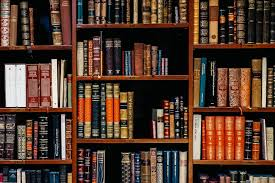
#> input picture 1207070121_Syahrul Fikri_Program Praktikum 5/Book.jpg, 275 x 183 px
$ python 'Dasar Dasar Pengolahan Citra.py'
#> lines starting #> are read from the running program, lines starting #| are printed output that depends on the picture
#File : Dasar-Dasar Pengolahan Citra
#Authors : Syahrul Fikri
#NIM : 1207070121
#Kelas : Pengolahan Citra Digital-C
#Teknik Elektro Fakultas Sains dan Teknologi UIN Sunan Gunung Djati Bandung

#import library
import matplotlib.pyplot as plt #Pada bagian ini library matplotplib digunakan untuk melakukan visualisasi pada objek gambar

from skimage import data #Menggunakan library skimage untuk memanggil data gambar yang sudah disiapkan pada library
from skimage.io import imread #Menggunakan library skimage untuk membaca data gambar yang dipanggil
from skimage.color import rgb2gray #Menggunakan library skimage untuk melakukan konversi gambar RGB menjadi gambar Grayscale
from skimage.util import invert #Menggunakan library skimage untuk melakukan inversi gambar menjadi citra negatif
import numpy as np #Pada bagian ini menambahkan library untuk menjalankan program yaitu numpy dengan inisialisasi np yang mendukung scientific computing dalam hal ini digunakan untuk membentuk objek dari dimensi array yang diinginkan

#percobaan 1 : crop image
BookImage = plt.imread("Book.jpg") #Mendefinisikan variabel "Book" sebagai fungsi untuk membaca path file gambar dengan menggunakan library matplotlib
#> BookImage is the input picture: shape (183, 275, 3); mean R, G, B 82.5, 57.9, 45.9
astronautImage = data.astronaut() #mengdefinisikan variabel "astrounautImage" untuk memanggil data gambar pada library yaitu astronaut
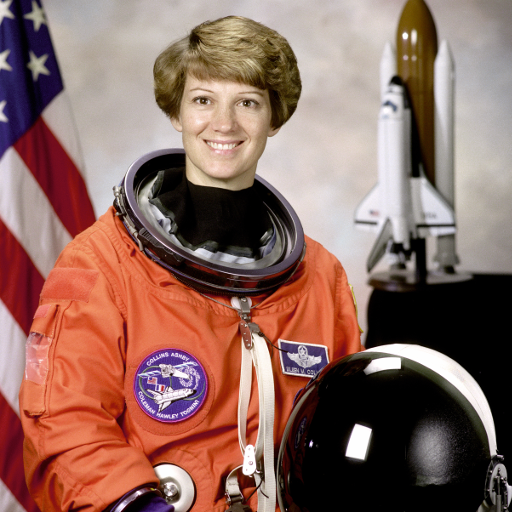
#> input picture skimage.data.astronaut(), 512 x 512 px
#> astronautImage is the input picture: shape (512, 512, 3); mean R, G, B 141.6, 105.8, 96.5
cameraImage = data.camera() #mengdefinisikan variabel "cameraImage" untuk memanggil data gambar pada library yaitu camera
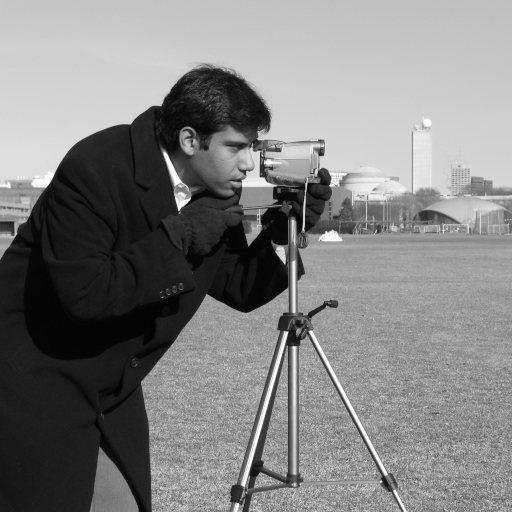
#> input picture skimage.data.camera(), 512 x 512 px
#> cameraImage is the input picture: shape (512, 512); min 0, max 255, mean 129.1
astroCropped = astronautImage.copy() #mendefinisikan variabel "astroCropped" untuk menyalin data gambar astronaut yang telah terpanggil untuk dilakukan cropping
astroCropped = astroCropped[0:256,64:320] #mendefinisikan variabel "astroCropped" untuk mendefinisikan panjang array dimulai dari 0 hingga 256 dan posisi gambar pada array ke 64 hingga array 320
cameraCropped = cameraImage.copy() #mendefinisikan variabel "cameraCropped" untuk menyalin data gambar camera yang telah terpanggil untuk dilakukan cropping
cameraCropped = cameraCropped[0:256,64:320] #mendefinisikan variabel "cameraCropped" untuk mendefinisikan panjang array dimulai dari 0 hingga 256 dan posisi gambar pada array ke 64 hingga array 320
BookCropped = BookImage.copy() #mendefinisikan variabel "BookCropped" untuk menyalin data gambar Book yang telah terpanggil untuk dilakukan cropping
BookCropped = BookCropped[0:256,64:320] #mendefinisikan variabel "BookCropped" untuk mendefinisikan panjang array dimulai dari 0 hingga 256 dan posisi gambar pada array ke 64 hingga array 320

print('Astro Ori Shape : ',astronautImage.shape) #Nilai resolusi pada gambar astronaut akan ditampilkan pada pembacaan terminal
#| Astro Ori Shape :  (512, 512, 3)
print('Astro Crop Shape : ',astroCropped.shape) #Nilai resolusi pada gambar astronaut setelah di cropping akan ditampilkan pada pembacaan terminal
#| Astro Crop Shape :  (256, 256, 3)

print('Camera Ori Shape : ',cameraImage.shape) #Nilai resolusi pada gambar camera akan ditampilkan pada pembacaan terminal
#| Camera Ori Shape :  (512, 512)
print('Camera Crop Shape : ',cameraCropped.shape) #Nilai resolusi pada gambar camera setelah di cropping akan ditampilkan pada pembacaan terminal
#| Camera Crop Shape :  (256, 256)

print('Book Ori Shape : ',BookImage.shape) #Nilai resolusi pada gambar buku akan ditampilkan pada pembacaan terminal
#| Book Ori Shape :  (183, 275, 3)
print('Book Crop Shape : ',BookCropped.shape) #Nilai resolusi pada gambar buku setelah di cropping akan ditampilkan pada pembacaan terminal
#| Book Crop Shape :  (183, 211, 3)

fig,axes = plt.subplots(2,3, figsize=(12,12)) #Dengan menggunakan fungsi figure axes maka ukuran tampilan dapat dimodifikasi seperti tampilan berjumlah 2 disisi kiri dan 2 disisi kanan kemudian ukuran bingkai 12x12
ax = axes.ravel() #Menggunakan fungsi ravel pada library numpy untuk mengkonversi array pada axes menjadi flat array dengan inisialisasi variabel ax

ax[0].imshow(astronautImage) #pada tampilan figure gambar astronaut original akan ditempatkan pada array 0
ax[0].set_title("Citra Input 1") #tampilan pada masing-masing gambar yaitu gambar astronaut original akan diberikan judul yaitu Citra Input 1
ax[1].imshow(cameraImage, cmap='gray') #pada tampilan figure gambar camera original akan ditempatkan pada array 1 dengan format gambar grayscale
ax[1].set_title("Citra Input 2") #tampilan pada masing-masing gambar yaitu gambar camera original akan diberikan judul yaitu Citra Input 2
ax[3].imshow(astroCropped) #pada tampilan figure gambar astronaut cropping  akan ditempatkan pada array 3
ax[3].set_title("Citra Output 1") #tampilan pada masing-masing gambar yaitu gambar astronaut cropping akan diberikan judul yaitu Citra Output 1
ax[4].imshow(cameraCropped, cmap='gray') #pada tampilan figure gambar camera cropping akan ditempatkan pada array 4 dengan format gambar grayscale
ax[4].set_title("Citra Output 2") #tampilan pada masing-masing gambar yaitu gambar camera cropping akan diberikan judul yaitu Citra Output 2
ax[2].imshow(BookImage) #pada tampilan figure gambar book original akan ditempatkan pada array 2
ax[2].set_title("Citra Output 3") #tampilan pada masing-masing gambar yaitu gambar book original akan diberikan judul yaitu Citra Output 3
ax[5].imshow(BookCropped, cmap='gray') #pada tampilan figure gambar book cropping akan ditempatkan pada array 3 dengan format gambar grayscale
ax[5].set_title("Citra Output 3") #tampilan pada masing-masing gambar yaitu gambar book cropping akan diberikan judul yaitu Citra Output 3

#percobaan 2 : citra negative

inv = invert(astroCropped) #Mendefinisikan variabel untuk inversi "inv" yang berisikan nilai dari gambar Astronaut yang telah dicropping
inv1 = invert(BookCropped)
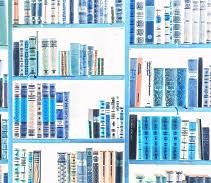
#> inv1: shape (183, 211, 3); mean R, G, B 173.8, 200.5, 214.5
print('Shape Input : ', astroCropped.shape) #Pembacaan nilai resolusi dari gambar Astronaut hasil cropping akan ditampilkan sebagai input awalnya
#| Shape Input :  (256, 256, 3)
print('Shape Output : ',inv.shape) #Pembacaan nilai resolusi dari gambar Astronaut hasil cropping yang telah diinversi akan ditampilkan sebagai outputnya
#| Shape Output :  (256, 256, 3)

fig, axes = plt.subplots(2, 4, figsize=(12, 12)) #Dengan menggunakan fungsi figure axes maka ukuran tampilan dapat dimodifikasi seperti tampilan berjumlah 2 disisi baris dan 4 disisi kolom kemudian ukuran bingkai 12x12
ax = axes.ravel() #Menggunakan fungsi ravel pada library numpy untuk mengkonversi array pada axes menjadi flat array dengan inisialisasi variabel ax

ax[0].imshow(astroCropped) #pada tampilan figure gambar astronaut croppping akan ditempatkan pada array 0
ax[0].set_title("Citra Input 1") #tampilan pada masing-masing gambar yaitu gambar astronaut original akan diberikan judul yaitu Citra Input 1

ax[4].hist(astroCropped.ravel(), bins=256) #pada tampilan figure akan menampilkan histogram astronaut croppping akan ditempatkan pada array 4 dengan jumlah bins 256 dengan tipe flat array dengan fungsi ravel
ax[4].set_title('Histogram Input 1') #tampilan pada histogram yaitu gambar astronaut cropping akan diberikan judul yaitu Histogram Input 1

ax[1].imshow(inv) #pada tampilan figure gambar astronaut croppping yang telah diinversi akan ditempatkan pada array 1
ax[1].set_title('Citra Output 1 (Inverted Image)') #tampilan pada histogram yaitu gambar astronaut cropping yang telah diinversi akan diberikan judul yaitu Citra Output (Inverted Image)

ax[5].hist(inv.ravel(), bins=256) #pada tampilan figure akan menampilkan histogram astronaut croppping yang telah diinversi akan ditempatkan pada array 5 dengan jumlah bins 256 dengan tipe flat array dengan fungsi ravel
ax[5].set_title('Histogram Output 1') #tampilan pada histogram yaitu gambar astronaut cropping yang telah diinversi akan diberikan judul yaitu Histogram Output 1

ax[2].imshow(BookCropped) #pada tampilan figure gambar Book croppping akan ditempatkan pada array 2
ax[2].set_title("Citra Input 2") #tampilan pada masing-masing gambar yaitu gambar astronaut original akan diberikan judul yaitu Citra Input 2

ax[6].hist(BookCropped.ravel(), bins=256) #pada tampilan figure akan menampilkan histogram book croppping akan ditempatkan pada array 6 dengan jumlah bins 256 dengan tipe flat array dengan fungsi ravel
ax[6].set_title('Histogram Input 2') #tampilan pada histogram yaitu gambar book cropping akan diberikan judul yaitu Histogram Input 2

ax[3].imshow(inv1) #pada tampilan figure gambar book croppping yang telah diinversi akan ditempatkan pada array 3
ax[3].set_title('Citra Output 2 (Inverted Image)') #tampilan pada histogram yaitu gambar book cropping yang telah diinversi akan diberikan judul yaitu Citra Output 2 (Inverted Image)

ax[7].hist(inv.ravel(), bins=256) #pada tampilan figure akan menampilkan histogram astronaut croppping yang telah diinversi akan ditempatkan pada array 7 dengan jumlah bins 256 dengan tipe flat array dengan fungsi ravel
ax[7].set_title('Histogram Output 2') #tampilan pada masing-masing histogram gambar camera cropping akan diberikan judul yaitu Histogram Output 2 pada array 7

#Percobaan 3: Brightness Citra
copyCamera = cameraCropped.copy().astype(float) #menginisialisasi variabel baru untuk "copyCamera" dengan menyalin gambara camera yang telah di cropping dengan type data float
m1,n1 = copyCamera.shape #mengambil dimensi matriks untuk dapat dipanggil pada fungsi lainnnya dengan mendefinisikan resolusi dari salinan data gambar camera
#> m1 = 256; n1 = 256
output1 = np.empty([m1, n1]) #menginisialisasi variabel untuk output dengan menggunakan library numpy pada fungsi np.empty maka array akan dikosongkan dan sisesuaikan isinya dengan variabel lain yang dipanggil

for baris in range(0, m1-1): #penggunaan fungsi for untuk melakukan perulangan variabel untuk elemen baris dengan argumen range yang berisikan nilai array yang akan digunakan oleh fungsi for yang berisikan array dimulai dari 0 hingga variabel m1 yang dikurangi 1 pada file gambar
    for kolom in range(0, n1-1): #penggunaan fungsi for untuk melakukan perulangan variabel untuk elemen kolom dengan argumen range yang berisikan nilai array yang akan digunakan oleh fungsi for yang berisikan array dimulai dari 0 hingga variabel n1 yang dikurangi 1 pada file gambar
        a1 = baris #mendefinisikan variabel "a1" berisikan nilai sama dengan baris
        b1 = kolom #mendefinisikan variabel "b1" berisikan nilai sama dengan kolom
        output1[a1, b1] = copyCamera[baris, kolom] + 100 #hasil tampilan output yang ditampilkan dalam elemen a1 dan b1 berisikan variabel salinan data gambar camera dengan array baris dan kolom ditambah nilai 100 untuk tingkat brightness
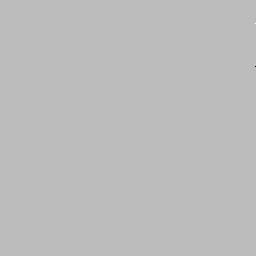
#> output1: shape (256, 256) float64; min -2.62e+306, max 9.33e+305, mean -2.48e+301; drawn with min black and max white

gray = rgb2gray(BookCropped) #Melakukan konversi gambar rgb ke grayscale dengan menggunakan library skimage
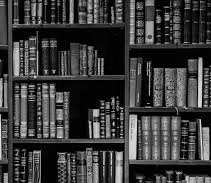
#> gray: shape (183, 211) float64; min 0, max 0.975, mean 0.232
copyBook = gray.copy().astype(float) #menginisialisasi variabel baru untuk "copyBook" dengan menyalin gambar data Book yang telah di cropping dengan type data float
m2,n2 = copyBook.shape #mengambil dimensi matriks untuk dapat dipanggil pada fungsi lainnnya dengan mendefinisikan resolusi dari salinan data gambar Book
#> m2 = 183; n2 = 211
output2 = np.empty([m2, n2]) #menginisialisasi variabel untuk output dengan menggunakan library numpy pada fungsi np.empty maka array akan dikosongkan dan sisesuaikan isinya dengan variabel lain yang dipanggil

for baris in range(0, m2-1): #penggunaan fungsi for untuk melakukan perulangan variabel untuk elemen baris dengan argumen range yang berisikan nilai array yang akan digunakan oleh fungsi for yang berisikan array dimulai dari 0 hingga variabel m1 yang dikurangi 1 pada file gambar
    for kolom in range(0, n2-1): #penggunaan fungsi for untuk melakukan perulangan variabel untuk elemen kolom dengan argumen range yang berisikan nilai array yang akan digunakan oleh fungsi for yang berisikan array dimulai dari 0 hingga variabel n1 yang dikurangi 1 pada file gambar
        a2 = baris #mendefinisikan variabel "a1" berisikan nilai sama dengan baris
        b2 = kolom #mendefinisikan variabel "b1" berisikan nilai sama dengan kolom
        output2[a2, b2] = copyBook[baris, kolom] + 5 #hasil tampilan output yang ditampilkan dalam elemen a1 dan b1 berisikan variabel salinan data gambar book dengan array baris dan kolom ditambah nilai 5 untuk tingkat brightness
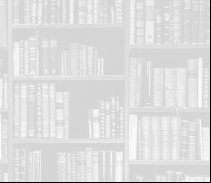
#> output2: shape (183, 211) float64; min 0, max 5.97, mean 5.18; drawn with min black and max white

fig, axes = plt.subplots(2, 4, figsize=(12, 12)) #Dengan menggunakan fungsi figure axes maka ukuran tampilan dapat dimodifikasi seperti tampilan berjumlah 2 disisi baris dan 4 disisi kolom kemudian ukuran bingkai 12x12
ax = axes.ravel() #Menggunakan fungsi ravel pada library numpy untuk mengkonversi array pada axes menjadi flat array dengan inisialisasi variabel ax

ax[0].imshow(cameraCropped, cmap='gray') #pada tampilan figure gambar camera cropping akan ditempatkan pada array 0 dengan format gambar grayscale
ax[0].set_title("Citra Input 1") #tampilan pada masing-masing gambar yaitu gambar camera cropping akan diberikan judul yaitu Citra Input 1 pada array 0

ax[4].hist(cameraCropped.ravel(), bins=256) #pada tampilan figure akan menampilkan histogram camera croppping akan ditempatkan pada array 4 dengan jumlah bins 256 dengan tipe flat array dengan fungsi ravel
ax[4].set_title('Histogram Input 1') #tampilan pada masing-masing histogram gambar camera cropping akan diberikan judul yaitu Histogram Input 1 pada array 4

ax[1].imshow(output1, cmap='gray') #pada tampilan figure gambar camera cropping setelah hasil modifikasi brightness akan ditempatkan pada array 1 dengan format gambar grayscale
ax[1].set_title('Citra Output 1 (Brightnes)')#tampilan pada masing-masing gambar yaitu gambar modifikasi camera cropping akan diberikan judul yaitu Citra Output 1 (Brightnes) pada array 1

ax[5].hist(output1.ravel(), bins=256) #pada tampilan figure akan menampilkan histogram modifikasi brightness camera croppping akan ditempatkan pada array 5 dengan jumlah bins 256 dengan tipe flat array dengan fungsi ravel
ax[5].set_title('Histogram Output 1') #tampilan pada masing-masing histogram gambar camera cropping akan diberikan judul yaitu Histogram Input 1 pada array 5

ax[2].imshow(gray, cmap='gray') #pada tampilan figure gambar book cropping akan ditempatkan pada array 2 dengan format gambar grayscale
ax[2].set_title("Citra Input 2") #tampilan pada masing-masing gambar yaitu gambar book cropping akan diberikan judul yaitu Citra Input 2 pada array 2

ax[6].hist(gray.ravel(), bins=256) #pada tampilan figure akan menampilkan histogram camera croppping akan ditempatkan pada array 6 dengan jumlah bins 256 dengan tipe flat array dengan fungsi ravel
ax[6].set_title('Histogram Input 2') #tampilan pada masing-masing histogram gambar camera cropping akan diberikan judul yaitu Histogram Input 2 pada array 6

ax[3].imshow(output2, cmap='gray') #pada tampilan figure gambar Book cropping setelah hasil modifikasi brightness akan ditempatkan pada array 3 dengan format gambar grayscale
ax[3].set_title('Citra Output 2 (Brightnes)')#tampilan pada masing-masing gambar yaitu gambar modifikasi Book cropping akan diberikan judul yaitu Citra Output 2(Brightnes) pada array 3

ax[7].hist(output2.ravel(), bins=256) #pada tampilan figure akan menampilkan histogram modifikasi brightness camera croppping akan ditempatkan pada array 7 dengan jumlah bins 256 dengan tipe flat array dengan fungsi ravel
ax[7].set_title('Histogram Output 2') #tampilan pada masing-masing histogram gambar camera cropping akan diberikan judul yaitu Histogram Output 2 pada array 7
plt.show() #menggunakan fungsi library matplotlib untuk menamplkan setiap tampilan yang dipanggil menggunakan fungsi imshow
#> figure, not shown here; panel 5: tallest bar 5928 high, from x = 0 to 0.996; panel 6: tallest bar 5928 high, from x = 254 to 255; panel 7: tallest bar 12633 high, from x = 0 to 0.996; panel 8: tallest bar 5928 high, from x = 254 to 255
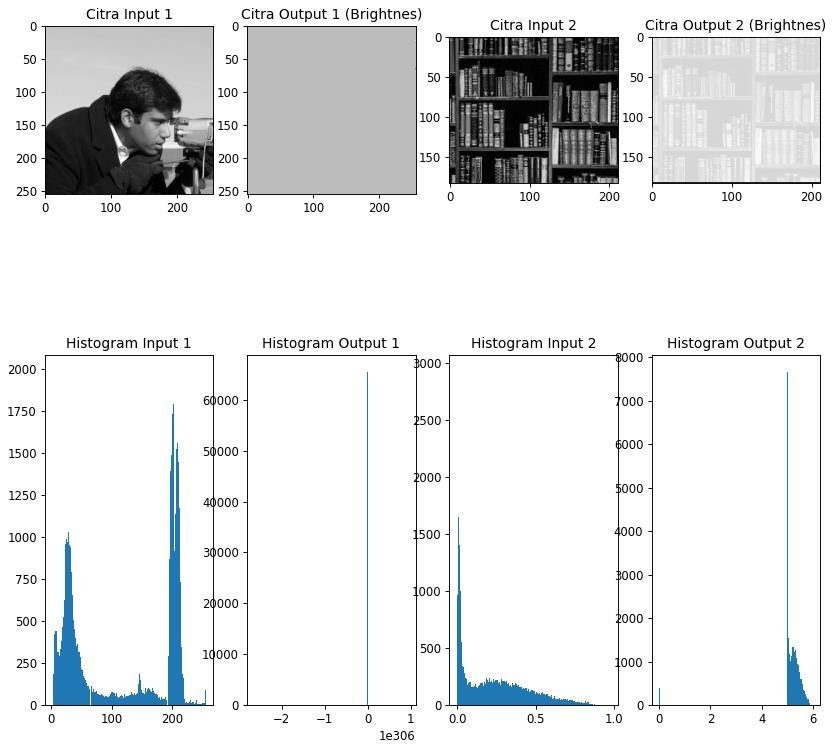
#> figure drawn by matplotlib, 8 panels; panel 5: tallest bar 1987 high, from x = 196.9 to 197.9; panel 6: tallest bar 65532 high, from x = -1.19e+304 to 2.03e+303; panel 7: tallest bar 2924 high, from x = 0.0114 to 0.0152; panel 8: tallest bar 7669 high, from x = 4.99 to 5.02
